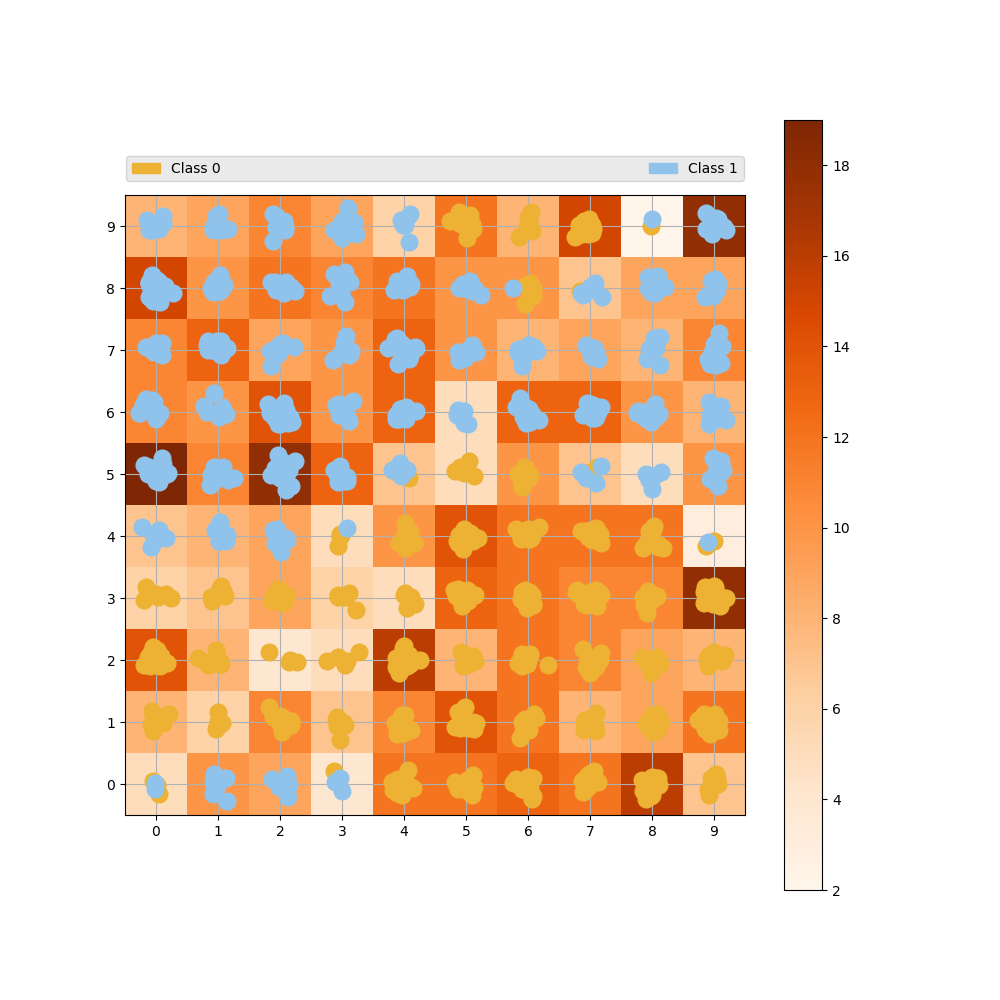

Here is the Python script that generated this plot:
import pickle
from multiprocessing import cpu_count, Process, Queue

import matplotlib.patches as mptchs
import matplotlib.pyplot as plt
import numpy as np
from scipy.spatial.distance import cdist
from sklearn.decomposition import PCA


def man_dist_pbc(m, vector, shape=(10, 10)):
    """ Manhattan distance calculation of coordinates with periodic boundary condition

    :param m: {numpy.ndarray} array / matrix
    :param vector: {numpy.ndarray} array / vector
    :param shape: {tuple} shape of the SOM
    :return: {numpy.ndarray} Manhattan distance for v to m
    """
    dims = np.array(shape)
    delta = np.abs(m - vector)
    delta = np.where(delta > 0.5 * dims, np.abs(delta - dims), delta)
    return np.sum(delta, axis=len(m.shape) - 1)


class SOM(object):
    def __init__(self, x, y, alpha_start=0.6, sigma_start=None, seed=None):
        """ Initialize the SOM object with a given map size
        
        :param x: {int} width of the map
        :param y: {int} height of the map
        :param alpha_start: {float} initial alpha (learning rate) at training start
        :param sigma_start: {float} initial sigma (restraint / neighborhood function) at training start; if `None`: x / 2
        :param seed: {int} random seed to use
        """
        np.random.seed(seed)
        self.x = x
        self.y = y
        self.shape = (x, y)
        self.sigma = x / 2.
        self.alpha_start = alpha_start
        self.alphas = None
        self.sigmas = None
        self.epoch = 0
        self.interval = 0
        self.map = np.array([])
        self.indxmap = np.stack(np.unravel_index(np.arange(x * y, dtype=int).reshape(x, y), (x, y)), 2)
        self.distmap = np.zeros((self.x, self.y))
        self.winner_indices = np.array([])
        self.pca = None  # attribute to save potential PCA to for saving and later reloading
        self.inizialized = False
        self.error = 0.  # reconstruction error
        self.history = []  # reconstruction error training history

    def initialize(self, data, how='pca'):
        """ Initialize the SOM neurons

        :param data: {numpy.ndarray} data to use for initialization
        :param how: {str} how to initialize the map, available: 'pca' (via 4 first eigenvalues) or 'random' (via random
            values normally distributed like data)
        :return: initialized map in self.map
        """
        self.map = np.random.normal(np.mean(data), np.std(data), size=(self.x, self.y, len(data[0])))
        if how == 'pca':
            eivalues = PCA(4).fit_transform(data.T).T
            for i in range(4):
                self.map[np.random.randint(0, self.x), np.random.randint(0, self.y)] = eivalues[i]

        self.inizialized = True

    def winner(self, vector):
        """ Compute the winner neuron closest to the vector (Euclidean distance)

        :param vector: {numpy.ndarray} vector of current data point(s)
        :return: indices of winning neuron
        """
        indx = np.argmin(np.sum((self.map - vector) ** 2, axis=2))
        return np.array([indx // self.y, indx % self.y])

    def cycle(self, vector, verbose=True):
        """ Perform one iteration in adapting the SOM towards a chosen data point

        :param vector: {numpy.ndarray} current data point
        :param verbose: {bool} verbosity control
        """
        w = self.winner(vector)
        # get Manhattan distance (with PBC) of every neuron in the map to the winner
        dists = man_dist_pbc(self.indxmap, w, self.shape)
        # smooth the distances with the current sigma
        h = np.exp(-(dists / self.sigmas[self.epoch]) ** 2).reshape(self.x, self.y, 1)
        # update neuron weights
        self.map -= h * self.alphas[self.epoch] * (self.map - vector)
        
        if verbose:
            print("Epoch %i;    Neuron [%i, %i];    \tSigma: %.4f;    alpha: %.4f" %
                  (self.epoch, w[0], w[1], self.sigmas[self.epoch], self.alphas[self.epoch]))
        self.epoch = self.epoch + 1

    def fit(self, data, epochs=0, save_e=False, interval=1000, decay='hill', verbose=True):
        """ Train the SOM on the given data for several iterations

        :param data: {numpy.ndarray} data to train on
        :param epochs: {int} number of iterations to train; if 0, epochs=len(data) and every data point is used once
        :param save_e: {bool} whether to save the error history
        :param interval: {int} interval of epochs to use for saving training errors
        :param decay: {str} type of decay for alpha and sigma. Choose from 'hill' (Hill function) and 'linear', with
            'hill' having the form ``y = 1 / (1 + (x / 0.5) **4)``
        :param verbose: {bool} verbosity control
        """
        self.interval = interval
        if not self.inizialized:
            self.initialize(data)
        if not epochs:
            epochs = len(data)
            indx = np.random.choice(np.arange(len(data)), epochs, replace=False)
        else:
            indx = np.random.choice(np.arange(len(data)), epochs)

        # get alpha and sigma decays for given number of epochs or for hill decay
        if decay == 'hill':
            epoch_list = np.linspace(0, 1, epochs)
            self.alphas = self.alpha_start / (1 + (epoch_list / 0.5) ** 4)
            self.sigmas = self.sigma / (1 + (epoch_list / 0.5) ** 4)
        else:
            self.alphas = np.linspace(self.alpha_start, 0.05, epochs)
            self.sigmas = np.linspace(self.sigma, 1, epochs)

        if save_e:  # save the error to history every "interval" epochs
            for i in range(epochs):
                self.cycle(data[indx[i]], verbose=verbose)
                if i % interval == 0:
                    self.history.append(self.som_error(data))
        else:
            for i in range(epochs):
                self.cycle(data[indx[i]], verbose=verbose)
        self.error = self.som_error(data)

    def transform(self, data):
        """ Transform data in to the SOM space

        :param data: {numpy.ndarray} data to be transformed
        :return: transformed data in the SOM space
        """
        m = self.map.reshape((self.x * self.y, self.map.shape[-1]))
        dotprod = np.exp(data).dot(np.exp(m.T)) / np.exp(m).sum(axis=1)
        return (dotprod / (np.exp(dotprod.max()) + 1e-8)).reshape(data.shape[0], self.x, self.y)

    def distance_map(self, metric='euclidean'):
        """ Get the distance map of the neuron weights. Every cell is the normalised sum of all distances between
        the neuron and all other neurons.

        :param metric: {str} distance metric to be used (see ``scipy.spatial.distance.cdist``)
        :return: normalized sum of distances for every neuron to its neighbors
        """
        dists = np.zeros((self.x, self.y))
        for x in range(self.x):
            for y in range(self.y):
                d = cdist(self.map[x, y].reshape((1, -1)), self.map.reshape((-1, self.map.shape[-1])), metric=metric)
                dists[x, y] = np.mean(d)
        self.distmap = dists / dists.max()

    def winner_map(self, data):
        """ Get the number of times, a certain neuron in the trained SOM is winner for the given data.

        :param data: {numpy.ndarray} data to compute the winner neurons on
        :return: {numpy.ndarray} map with winner counts at corresponding neuron location
        """
        wm = np.zeros(self.shape, dtype=int)
        for d in data:
            [x, y] = self.winner(d)
            wm[x, y] += 1
        return wm

    def _one_winner_neuron(self, data, q):
        """Private function to be used for parallel winner neuron computation

        :param data: {numpy.ndarray} data matrix to compute the winner neurons on
        :param q: {multiprocessing.Queue} queue
        :return: {list} winner neuron cooridnates for every datapoint
        """
        q.put(np.array([self.winner(d) for d in data], dtype='int'))

    def winner_neurons(self, data):
        """ For every datapoint, get the winner neuron coordinates.

        :param data: {numpy.ndarray} data to compute the winner neurons on
        :return: {numpy.ndarray} winner neuron coordinates for every datapoint
        """
        print("Calculating neuron indices for all data points...")
        queue = Queue()
        n = cpu_count() - 1
        for d in np.array_split(np.array(data), n):
            p = Process(target=self._one_winner_neuron, args=(d, queue,))
            p.start()
        rslt = []
        for _ in range(n):
            rslt.extend(queue.get(10))
        self.winner_indices = np.array(rslt, dtype='int').reshape((len(data), 2))

    def _one_error(self, data, q):
        """Private function to be used for parallel error calculation

        :param data: {numpy.ndarray} data matrix to calculate SOM error for
        :param q: {multiprocessing.Queue} queue
        :return: {list} list of SOM errors
        """
        errs = []
        for d in data:
            [x, y] = self.winner(d)
            dist = self.map[x, y] - d
            errs.append(np.sqrt(dist.dot(dist.T)))
        q.put(errs)

    def som_error(self, data):
        """ Calculates the overall error as the average difference between the winning neurons and the data points

        :param data: {numpy.ndarray}
        :return: normalized error
        """
        queue = Queue()
        for d in np.array_split(np.array(data), cpu_count()):
            p = Process(target=self._one_error, args=(d, queue,))
            p.start()
        rslt = []
        for _ in range(cpu_count()):
            rslt.extend(queue.get(50))
        return float(sum(rslt) / float(len(data)))

    def get_neighbors(self, datapoint, data, labels, d=0):
        """ return the neighboring data instances and their labels for a given data point of interest

        :param datapoint: {numpy.ndarray} descriptor vector of the data point of interest to check for neighbors
        :param data: {numpy.ndarray} reference data to compare ``datapoint`` to
        :param labels: {numpy.ndarray} array of labels describing the target classes for every data point in ``data``
        :param d: {int} length of Manhattan distance to explore the neighborhood (0: only same neuron as data point)
        :return: {numpy.ndarray} found neighbors (labels)
        """
        if not len(self.winner_indices):
            self.winner_neurons(data)
        labels = np.array(labels)
        w = self.winner(datapoint)
        print("Winner neuron of given data point: [%i, %i]" % (w[0], w[1]))
        dists = np.array([man_dist_pbc(winner, w, self.shape) for winner in self.winner_indices]).flatten()
        return labels[np.where(dists <= d)[0]]

    def plot_point_map(self, data, targets, targetnames, filename=None, colors=None, markers=None, example_dict=None,
                       density=True, activities=None):
        """ Visualize the som with all data as points around the neurons

        :param data: {numpy.ndarray} data to visualize with the SOM
        :param targets: {list/array} array of target classes (0 to len(targetnames)) corresponding to data
        :param targetnames: {list/array} names describing the target classes given in targets
        :param filename: {str} optional, if given, the plot is saved to this location
        :param colors: {list/array} optional, if given, different classes are colored in these colors
        :param markers: {list/array} optional, if given, different classes are visualized with these markers
        :param example_dict: {dict} dictionary containing names of examples as keys and corresponding descriptor values
            as values. These examples will be mapped onto the density map and marked
        :param density: {bool} whether to plot the density map with winner neuron counts in the background
        :param activities: {list/array} list of activities (e.g. IC50 values) to use for coloring the points
            accordingly; high values will appear in blue, low values in green
        :return: plot shown or saved if a filename is given
        """
        if not markers:
            markers = ['o'] * len(targetnames)
        if not colors:
            colors = ['#EDB233', '#90C3EC', '#C02942', '#79BD9A', '#774F38', 'gray', 'black']
        if activities:
            heatmap = plt.get_cmap('coolwarm').reversed()
            colors = [heatmap(a / max(activities)) for a in activities]
        if density:
            fig, ax = self.plot_density_map(data, internal=True)
        else:
            fig, ax = plt.subplots(figsize=self.shape)

        for cnt, xx in enumerate(data):
            if activities:
                c = colors[cnt]
            else:
                c = colors[targets[cnt]]
            w = self.winner(xx)
            ax.plot(w[1] + .5 + 0.1 * np.random.randn(1), w[0] + .5 + 0.1 * np.random.randn(1),
                    markers[targets[cnt]], color=c, markersize=12)

        ax.set_aspect('equal')
        ax.set_xlim([0, self.x])
        ax.set_ylim([0, self.y])
        plt.xticks(np.arange(.5, self.x + .5), range(self.x))
        plt.yticks(np.arange(.5, self.y + .5), range(self.y))
        ax.grid(which='both')

        if not activities:
            patches = [mptchs.Patch(color=colors[i], label=targetnames[i]) for i in range(len(targetnames))]
            legend = plt.legend(handles=patches, bbox_to_anchor=(0., 1.02, 1., .102), loc=3, ncol=len(targetnames),
                                mode="expand", borderaxespad=0.1)
            legend.get_frame().set_facecolor('#e5e5e5')

        if example_dict:
            for k, v in example_dict.items():
                w = self.winner(v)
                x = w[1] + 0.5 + np.random.normal(0, 0.15)
                y = w[0] + 0.5 + np.random.normal(0, 0.15)
                plt.plot(x, y, marker='*', color='#FDBC1C', markersize=24)
                plt.annotate(k, xy=(x + 0.5, y - 0.18), textcoords='data', fontsize=18, fontweight='bold')

        if filename:
            plt.savefig(filename)
            plt.close()
            print("Point map plot done!")
        else:
            plt.show()

    def plot_density_map(self, data, colormap='Oranges', filename=None, example_dict=None, internal=False):
        """ Visualize the data density in different areas of the SOM.

        :param data: {numpy.ndarray} data to visualize the SOM density (number of times a neuron was winner)
        :param colormap: {str} colormap to use, select from matplolib sequential colormaps
        :param filename: {str} optional, if given, the plot is saved to this location
        :param example_dict: {dict} dictionary containing names of examples as keys and corresponding descriptor values
            as values. These examples will be mapped onto the density map and marked
        :param internal: {bool} if True, the current plot will stay open to be used for other plot functions
        :return: plot shown or saved if a filename is given
        """
        wm = self.winner_map(data)
        fig, ax = plt.subplots(figsize=self.shape)
        plt.pcolormesh(wm, cmap=colormap, edgecolors=None)
        plt.colorbar()
        plt.xticks(np.arange(.5, self.x + .5), range(self.x))
        plt.yticks(np.arange(.5, self.y + .5), range(self.y))
        ax.set_aspect('equal')

        if example_dict:
            for k, v in example_dict.items():
                w = self.winner(v)
                x = w[1] + 0.5 + np.random.normal(0, 0.15)
                y = w[0] + 0.5 + np.random.normal(0, 0.15)
                plt.plot(x, y, marker='*', color='#FDBC1C', markersize=24)
                plt.annotate(k, xy=(x + 0.5, y - 0.18), textcoords='data', fontsize=18, fontweight='bold')

        if not internal:
            if filename:
                plt.savefig(filename)
                plt.close()
                print("Density map plot done!")
            else:
                plt.show()
        else:
            return fig, ax

    def plot_class_density(self, data, targets, t=1, name='actives', colormap='Oranges', example_dict=None,
                           filename=None):
        """ Plot a density map only for the given class

        :param data: {numpy.ndarray} data to visualize the SOM density (number of times a neuron was winner)
        :param targets: {list/array} array of target classes (0 to len(targetnames)) corresponding to data
        :param t: {int} target class to plot the density map for
        :param name: {str} target name corresponding to target given in t
        :param colormap: {str} colormap to use, select from matplolib sequential colormaps
        :param example_dict: {dict} dictionary containing names of examples as keys and corresponding descriptor values
            as values. These examples will be mapped onto the density map and marked
        :param filename: {str} optional, if given, the plot is saved to this location
        :return: plot shown or saved if a filename is given
        """
        targets = np.array(targets)
        t_data = data[np.where(targets == t)[0]]
        wm = self.winner_map(t_data)
        fig, ax = plt.subplots(figsize=self.shape)
        plt.pcolormesh(wm, cmap=colormap, edgecolors=None)
        plt.colorbar()
        plt.xticks(np.arange(.5, self.x + .5), range(self.x))
        plt.yticks(np.arange(.5, self.y + .5), range(self.y))
        plt.title(name, fontweight='bold', fontsize=28)
        ax.set_aspect('equal')
        plt.text(0.1, -1., "%i Datapoints" % len(t_data), fontsize=20, fontweight='bold')

        if example_dict:
            for k, v in example_dict.items():
                w = self.winner(v)
                x = w[1] + 0.5 + np.random.normal(0, 0.15)
                y = w[0] + 0.5 + np.random.normal(0, 0.15)
                plt.plot(x, y, marker='*', color='#FDBC1C', markersize=24)
                plt.annotate(k, xy=(x + 0.5, y - 0.18), textcoords='data', fontsize=18, fontweight='bold')

        if filename:
            plt.savefig(filename)
            plt.close()
            print("Class density plot done!")
        else:
            plt.show()

    def plot_distance_map(self, colormap='Oranges', filename=None):
        """ Plot the distance map after training.

        :param colormap: {str} colormap to use, select from matplolib sequential colormaps
        :param filename: {str} optional, if given, the plot is saved to this location
        :return: plot shown or saved if a filename is given
        """
        if np.mean(self.distmap) == 0.:
            self.distance_map()
        fig, ax = plt.subplots(figsize=self.shape)
        plt.pcolormesh(self.distmap, cmap=colormap, edgecolors=None)
        plt.colorbar()
        plt.xticks(np.arange(.5, self.x + .5), range(self.x))
        plt.yticks(np.arange(.5, self.y + .5), range(self.y))
        plt.title("Distance Map", fontweight='bold', fontsize=28)
        ax.set_aspect('equal')
        if filename:
            plt.savefig(filename)
            plt.close()
            print("Distance map plot done!")
        else:
            plt.show()

    def plot_error_history(self, color='orange', filename=None):
        """ plot the training reconstruction error history that was recorded during the fit

        :param color: {str} color of the line
        :param filename: {str} optional, if given, the plot is saved to this location
        :return: plot shown or saved if a filename is given
        """
        if not len(self.history):
            raise LookupError("No error history was found! Is the SOM already trained?")
        fig, ax = plt.subplots()
        ax.plot(range(0, self.epoch, self.interval), self.history, '-o', c=color)
        ax.set_title('SOM Error History', fontweight='bold')
        ax.set_xlabel('Epoch', fontweight='bold')
        ax.set_ylabel('Error', fontweight='bold')
        if filename:
            plt.savefig(filename)
            plt.close()
            print("Error history plot done!")
        else:
            plt.show()

    def save(self, filename):
        """ Save the SOM instance to a pickle file.

        :param filename: {str} filename (best to end with .p)
        :return: saved instance in file with name ``filename``
        """
        f = open(filename, 'wb')
        pickle.dump(self.__dict__, f, 2)
        f.close()

    def load(self, filename):
        """ Save the SOM instance to a pickle file.

        :param filename: {str} filename (best to end with .p)
        :return: updated instance with data from ``filename``
        """
        f = open(filename, 'rb')
        tmp_dict = pickle.load(f)
        f.close()
        self.__dict__.update(tmp_dict)
